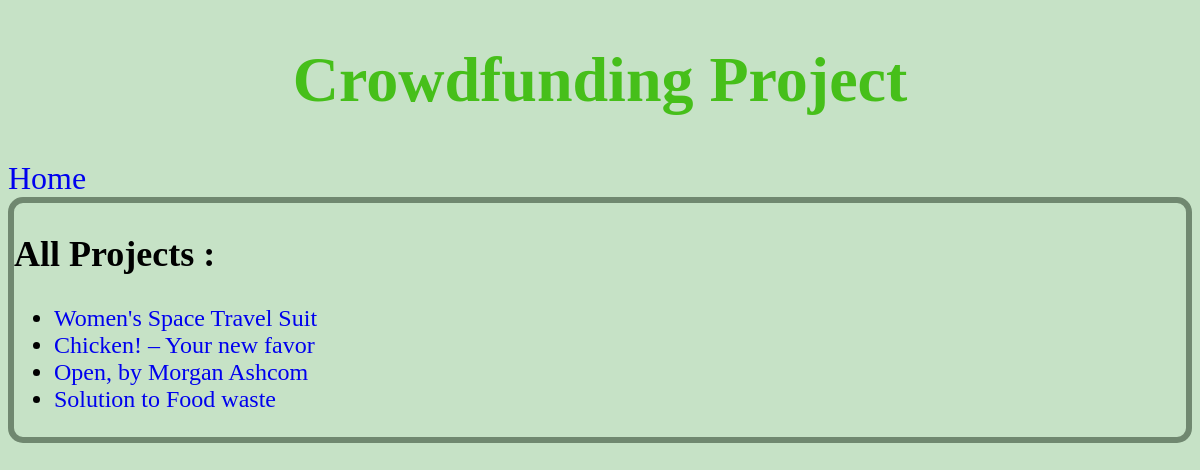
The page /projects/allProjects/8 on the database its author committed.
### projects/models.py (models this page shows, shortened)
class Project (models.Model):
    title=  models.CharField(max_length=25)
    details=models.CharField(max_length=250)
    category=models.ForeignKey(Categories,on_delete=models.CASCADE,null=True)
    total_target=models.FloatField(default=0)
    image = models.FileField(blank=True,upload_to = 'images/',null=True)
    Tags=models.ManyToManyField( 'Tag' ,related_name="projects", blank=True)
    sdate=models.DateField(null=True)
    edate=models.DateField(null=True)
    reported= models.BooleanField(default=False)
    Rating_CHOICES = (
    (1, 'Poor'),
    (2, 'Average'),
    (3, 'Good'),
    (4, 'Very Good'),
    (5, 'Excellent')
    )
    donate=models.FloatField(default=0)
    rate = models.IntegerField(choices=Rating_CHOICES, default=1)
    avg_rate=models.FloatField(default=1)
    user=models.ForeignKey(User,on_delete=models.CASCADE,null=True)

### projects/views.py (the view)
# urls.py: path('allProjects/<int:user_id>',allProjects, name='allProjects'),
def allProjects (request,user_id):
    projects=Project.objects.all()
    context={
        "projects":projects,
        "user_id":user_id
    }
    return render (request,"projects/allProjects.html",context)

### projects/templates/projects/allprojects.html
{% extends 'projects/base.html'%}
{% block content %}
<a href="{% url 'home' user_id %} ">Home</a>
<form action ="" method="POST"  accept-charset="utf-8" enctype="multipart/form-data">
    <div>
        <h2> All Projects :</h2>
      <ul >
          {% for project in projects %}
              <li>
                    <a href="{% url 'Proj_details' project.id %} "> {{ project.title  }} </a>
            </li>
          {% endfor %}
      </ul>
      </div>
</form>
{% endblock %}

### projects/static/css/layout.css (style rules this page uses)
form { border: 6px solid rgb(112, 136, 112) ; border-radius: 15px; font-size: x-large; background-color:; }
a { text-decoration: none; }

### rows shown on the page
Project: title "Women's Space Travel Suit"
Project: title "Chicken! – Your new favor"
Project: title "Open, by Morgan Ashcom"
Project: title "Solution to Food waste"
